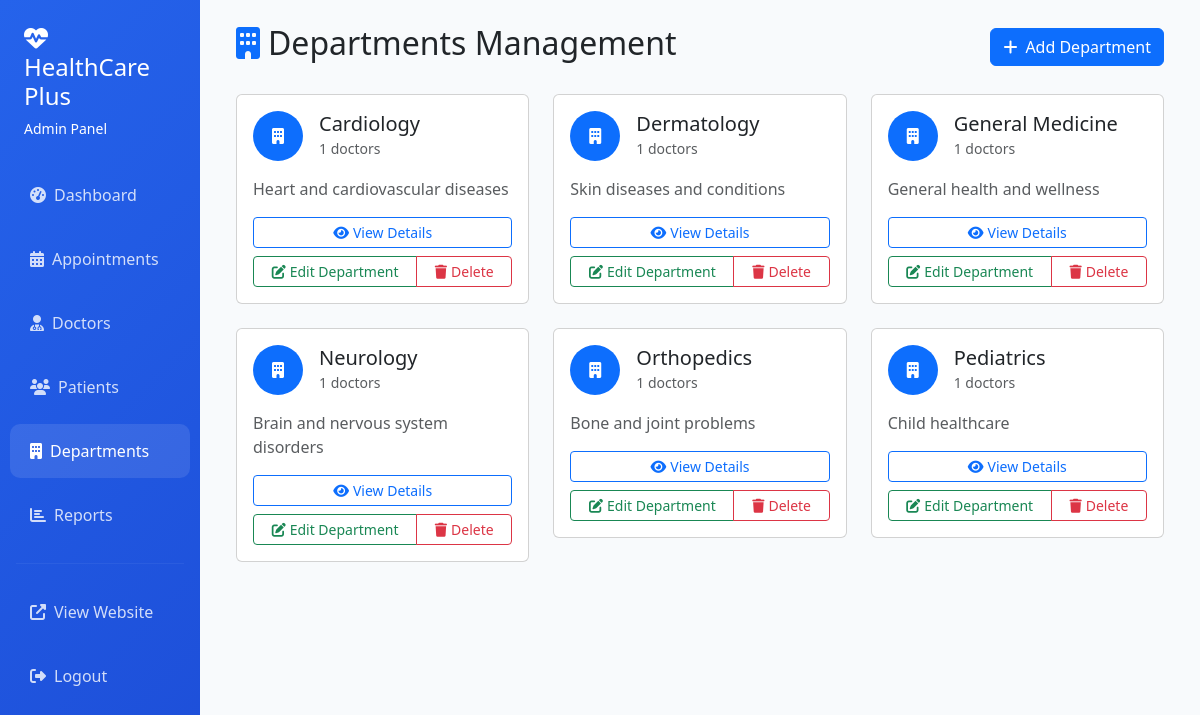
Page /admin/departments.php (signed in) on the committed database.
### tables this page shows
CREATE TABLE departments (
    id INT PRIMARY KEY AUTO_INCREMENT,
    name VARCHAR(100) NOT NULL,
    description TEXT,
    head_doctor_id INT,
    created_at TIMESTAMP DEFAULT CURRENT_TIMESTAMP,
    FOREIGN KEY (head_doctor_id) REFERENCES doctors(id)
);

### admin/departments.php (the view, shortened to what this page needs)
<?php
$database = new Database();
$db = $database->getConnection();
$query = "SELECT d.*, COUNT(doc.id) as doctor_count, doc_head.name as head_doctor_name
          FROM departments d
          LEFT JOIN doctors doc ON d.id = doc.department_id AND doc.status = 'active'
          LEFT JOIN doctors doc_head ON d.head_doctor_id = doc_head.id
          GROUP BY d.id
          ORDER BY d.name";
$stmt = $db->prepare($query);
$stmt->execute();
$departments = $stmt->fetchAll(PDO::FETCH_ASSOC);
?>
<!DOCTYPE html>
<html lang="en">
<head>
    <link href="https://cdn.jsdelivr.net/npm/bootstrap@5.3.0/dist/css/bootstrap.min.css" rel="stylesheet">
    <link href="https://cdnjs.cloudflare.com/ajax/libs/font-awesome/6.4.0/css/all.min.css" rel="stylesheet">
</head>
<body>
    <div class="container-fluid">
        <div class="row">
            <div class="col-md-3 col-lg-2 px-0">
                <div class="sidebar">
                    <div class="p-4">
                        <h4><i class="fas fa-heartbeat me-2"></i>HealthCare Plus</h4>
                        <p class="small mb-0">Admin Panel</p>
                    </div>
                    <nav class="nav flex-column">
                        <a class="nav-link" href="dashboard.php">
                            <i class="fas fa-tachometer-alt me-2"></i>Dashboard
                        </a>
                        <a class="nav-link" href="appointments.php">
                            <i class="fas fa-calendar-alt me-2"></i>Appointments
                        </a>
                        <a class="nav-link" href="doctors.php">
                            <i class="fas fa-user-md me-2"></i>Doctors
                        </a>
                        <a class="nav-link" href="patients.php">
                            <i class="fas fa-users me-2"></i>Patients
                        </a>
                        <a class="nav-link active" href="departments.php">
                            <i class="fas fa-building me-2"></i>Departments
                        </a>
                        <a class="nav-link" href="reports.php">
                            <i class="fas fa-chart-bar me-2"></i>Reports
                        </a>
                        <hr class="mx-3 my-3" style="border-color: rgba(255,255,255,0.2);">
                        <a class="nav-link" href="../index.php" target="_blank">
                            <i class="fas fa-external-link-alt me-2"></i>View Website
                        </a>
                        <a class="nav-link" href="logout.php">
                            <i class="fas fa-sign-out-alt me-2"></i>Logout
                        </a>
                    </nav>
                </div>
            </div>
            <div class="col-md-9 col-lg-10">
                <div class="p-4">
                    <div class="d-flex justify-content-between align-items-center mb-4">
                        <h2><i class="fas fa-building me-2 text-primary"></i>Departments Management</h2>
                        <button class="btn btn-primary" data-bs-toggle="modal" data-bs-target="#addDepartmentModal">
                            <i class="fas fa-plus me-2"></i>Add Department
                        </button>
                    </div>
                    <div class="row">
                        <?php foreach($departments as $dept): ?>
                        <div class="col-lg-4 col-md-6 mb-4">
                            <div class="card dept-card">
                                <div class="card-body">
                                    <div class="d-flex align-items-center mb-3">
                                        <div class="bg-primary rounded-circle d-flex align-items-center justify-content-center me-3"
                                             style="width: 50px; height: 50px;">
                                            <i class="fas fa-building text-white"></i>
                                        </div>
                                        <div>
                                            <h5 class="card-title mb-0"><?php echo htmlspecialchars($dept['name']); ?></h5>
                                            <small class="text-muted"><?php echo $dept['doctor_count']; ?> doctors</small>
                                        </div>
                                    </div>
                                    <p class="text-muted"><?php echo htmlspecialchars($dept['description']); ?></p>
                                    <div class="d-grid gap-2">
                                        <button class="btn btn-outline-primary btn-sm" onclick="viewDepartment(<?php echo $dept['id']; ?>)">
                                            <i class="fas fa-eye me-1"></i>View Details
                                        </button>
                                        <div class="btn-group">
                                            <button class="btn btn-outline-success btn-sm" onclick="editDepartment(<?php echo $dept['id']; ?>)">
                                                <i class="fas fa-edit me-1"></i>Edit Department
                                            </button>
                                            <button class="btn btn-outline-danger btn-sm" onclick="deleteDepartment(<?php echo $dept['id']; ?>)">
                                                <i class="fas fa-trash me-1"></i>Delete
                                            </button>
                                        </div>
                                    </div>
                                </div>
                            </div>
                        </div>
                        <?php endforeach; ?>
                    </div>
                </div>
            </div>
        </div>
    </div>
</body>
</html>

### admin/departments.php (style rules this page uses)
body { background: #f8fafc; }
.sidebar { background: linear-gradient(135deg, #2563eb, #1d4ed8); min-height: 100vh; color: white; }
.sidebar .nav-link { color: rgba(255,255,255,0.8); padding: 15px 20px; border-radius: 10px; margin: 5px 10px; transition: all 0.3s ease; }
.sidebar .nav-link:hover, .sidebar .nav-link.active { background: rgba(255,255,255,0.1); color: white; }
.dept-card { transition: transform 0.3s ease; }

### rows in the picture
departments: name "Cardiology", doctor_count "1", description "Heart and cardiovascular diseases"
departments: name "Dermatology", doctor_count "1", description "Skin diseases and conditions"
departments: name "General Medicine", doctor_count "1", description "General health and wellness"
departments: name "Neurology", doctor_count "1", description "Brain and nervous system disorders"
departments: name "Orthopedics", doctor_count "1", description "Bone and joint problems"
departments: name "Pediatrics", doctor_count "1", description "Child healthcare"
